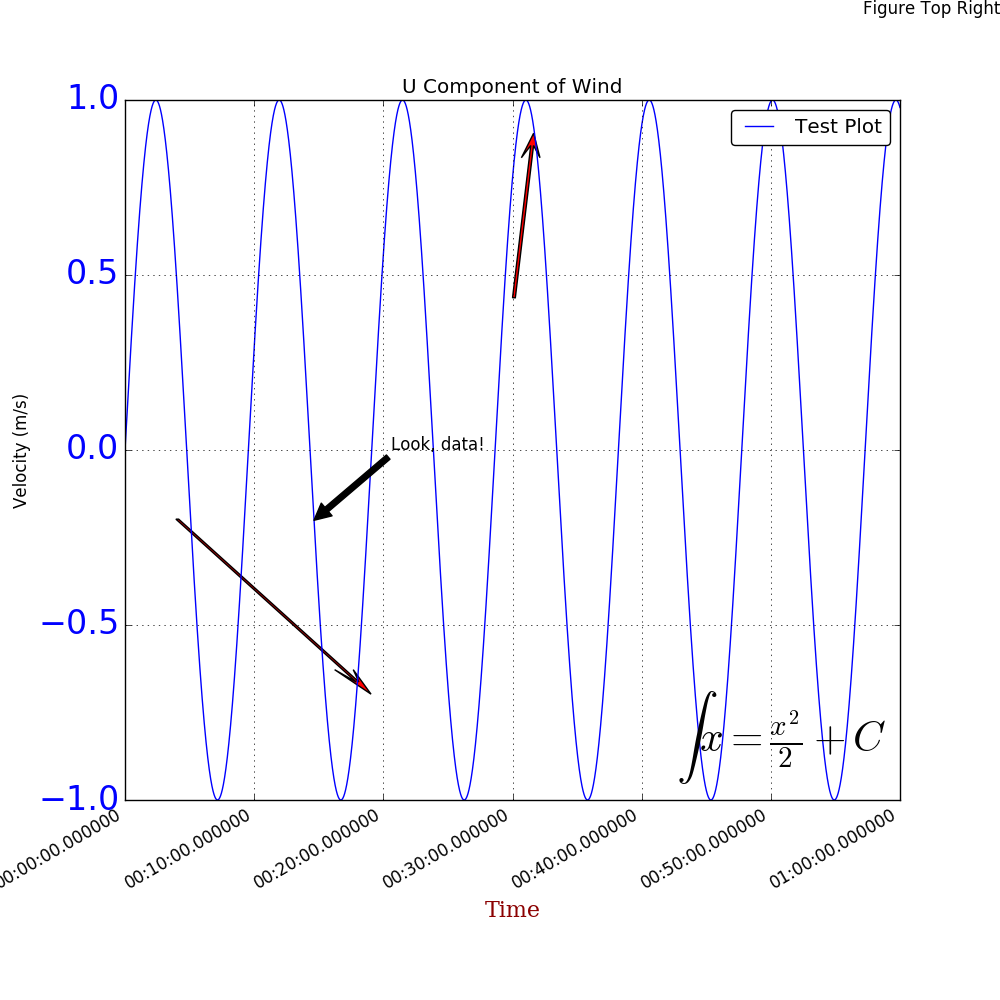

The script that drew this image:
# pyplot_annotation.jl
#
#	Demonstrate plot annotations
#
# gizmaa (https://gist.github.com/gizmaa/7214002)
# Julia 0.5.0
# Last Edit: 20.10.16

using PyPlot

######################################
#  Generate an hour of data at 10Hz  #
######################################
x = [DateTime(2013,10,4):Dates.Millisecond(100):DateTime(2013,10,4,1);] # Generate time array
x = map(Float64,x)/1000/60/60/24 # Convert time from milliseconds from day 0 to days from day 0
y = sin(2*pi*collect(0:2*pi/length(x):2*pi-(2*pi/length(x))))
dx = maximum(x) - minimum(x)
dy = maximum(y) - minimum(y)

y2 = 30*(1+sin(2*pi*collect(pi:2*pi/length(x):3*pi-(2*pi/length(x)))))-10
x2 = [minimum(x):dx/20:maximum(x);]
y2 = 10rand(21)-3
x3 = [minimum(x):dx/20:maximum(x);]
y3 = 10rand(21)-3

##########
#  Plot  #
##########
fig = figure("pyplot_annotation",figsize=(10,10)) # Create a figure and save its handle
#ax = axes([0.12;0.2;0.75;0.7])
ax = gca()
p = plot_date(x,y,linestyle="-",marker="None",label="Test Plot") # Plot a basic line
axis("tight") # Fit the axis tightly to the plot
title("U Component of Wind")
grid("on")
legend(loc="upper right",fancybox="true") # Create a legend of all the existing plots using their labels as names

##################
#  Text Styling  #
##################
font1 = Dict("family"=>"serif",
    "color"=>"darkred",
    "weight"=>"normal",
    "size"=>16)
xlabel("Time",fontdict=font1)
ylabel("Velocity (m/s)")
setp(ax[:get_yticklabels](),fontsize=24,color="blue") # Y Axis font formatting

#################
#  Arrow Tests  #
#################
# This arrows orient toward the x-axis, the more horizontal they are the more skewed they look
arrow(x[convert(Int64,floor(length(x)/2))],
	0.4,
	0.0009,
	0.4,
	head_width=0.001,
	width=0.00015,
	head_length=0.07,
	overhang=0.5,
	head_starts_at_zero="true",
	facecolor="red")
arrow(x[convert(Int64,floor(0.3length(x)))]-0.25dx,
	y[convert(Int64,floor(0.3length(y)))]+0.25dy,
	0.25dx,
	-0.25dy,
	head_width=0.001,
	width=0.00015,
	head_length=0.07,
	overhang=0.5,
	head_starts_at_zero="true",
	facecolor="red",
	length_includes_head="true")

###########################
#  Text Annotation Tests  #
###########################
annotate("Look, data!",
	xy=[x[convert(Int64,floor(length(x)/4.1))];y[convert(Int64,floor(length(y)/4.1))]],
	xytext=[x[convert(Int64,floor(length(x)/4.1))]+0.1dx;y[convert(Int64,floor(length(y)/4.1))]+0.1dy],
	xycoords="data",
	arrowprops=Dict("facecolor"=>"black")) # Julia dictionary objects are automatically converted to Python object when they pass into a PyPlot function
annotate("Figure Top Right",
	xy=[1;1],
	xycoords="figure fraction",
	xytext=[0,0],
	textcoords="offset points",
	ha="right",
	va="top")
annotate(L"$\int x = \frac{x^2}{2} + C$",
	xy=[1;0],
	xycoords="axes fraction",
	xytext=[-10,10],
	textcoords="offset points",
	fontsize=30.0,
	ha="right",
	va="bottom")

fig[:autofmt_xdate](bottom=0.2,rotation=30,ha="right")
fig[:canvas][:draw]() # Update the figure
